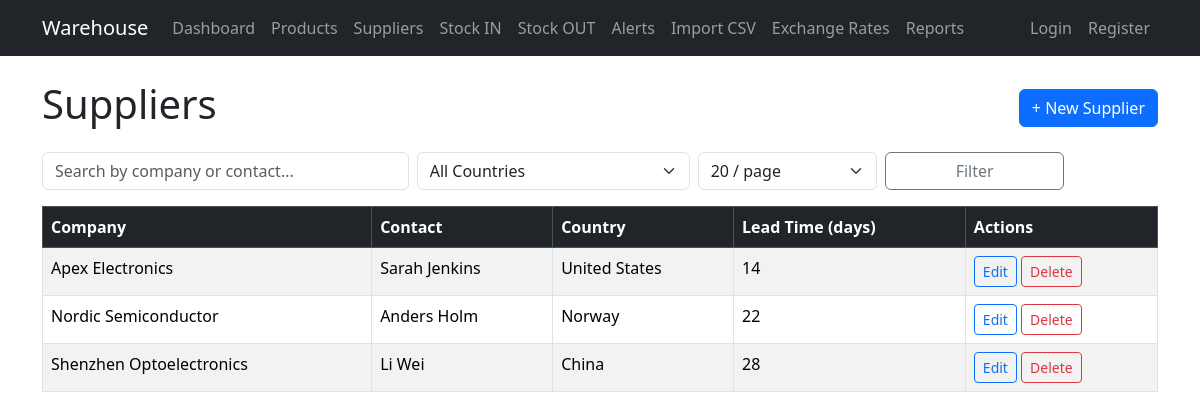
The app's page /suppliers with its own data.
### app/models.py (models this page shows)
class Supplier(db.Model):
    __tablename__ = 'suppliers'
    id = db.Column(db.Integer, primary_key=True)
    company = db.Column(db.String(128), nullable=False)
    contact = db.Column(db.String(128), nullable=True)
    country = db.Column(db.String(64), nullable=True)
    lead_time = db.Column(db.Integer, nullable=True)
    movements = db.relationship('StockMovement', back_populates='supplier', lazy='dynamic')
    def to_dict(self):
        return {
            'id': self.id,
            'company': self.company,
            'contact': self.contact,
            'country': self.country,
            'lead_time': self.lead_time,
        }

### app/main/routes.py (the view)
@bp.route('/suppliers')
def supplier_list():
    page = request.args.get('page', 1, type=int)
    per_page = request.args.get('per_page', 20, type=int)
    search = request.args.get('search', '')
    country = request.args.get('country', '')
    result = SupplierService.get_all(page=page, per_page=per_page,
                                     country=country or None,
                                     search=search or None)
    countries = db.session.query(Supplier.country).distinct().filter(Supplier.country.isnot(None)).all()
    countries = [c[0] for c in countries]
    return render_template('main/suppliers.html', data=result,
                           search=search, country=country,
                           countries=countries)

### app/services/supplier_service.py (called while the page is built, shortened)
    @staticmethod
    def get_all(page=1, per_page=20, country=None, search=None):
        query = Supplier.query
        if country:
            query = query.filter_by(country=country)
        query = query.order_by(Supplier.company)
        return paginate_query(query, page, per_page)

### app/utils.py (called while the page is built)
def paginate_query(query, page, per_page, min_per_page=10, max_per_page=100):
    per_page = max(min_per_page, min(per_page, max_per_page))
    pagination = query.paginate(page=page, per_page=per_page, error_out=False)
    return {
        'results': [item.to_dict() for item in pagination.items],
        'total': pagination.total,
        'pages': pagination.pages,
        'current_page': pagination.page,
        'per_page': per_page,
        'has_next': pagination.has_next,
        'has_prev': pagination.has_prev,
    }

### app/templates/main/suppliers.html (shortened to what this page needs)
{% extends "base.html" %}
{% block content %}
<div class="d-flex justify-content-between align-items-center mb-3">
    <h1>Suppliers</h1>
    <a href="{{ url_for('main.supplier_create') }}" class="btn btn-primary">+ New Supplier</a>
</div>
<form class="row g-2 mb-3" method="GET">
    <div class="col-md-4">
        <input type="text" name="search" class="form-control" placeholder="Search by company or contact..." value="{{ search }}">
    </div>
    <div class="col-md-3">
        <select name="country" class="form-select">
            <option value="">All Countries</option>
        </select>
    </div>
    <div class="col-md-2">
        <select name="per_page" class="form-select" onchange="this.form.submit()">
            <option value="20" {% if data.per_page == 20 %}selected{% endif %}>20 / page</option>
        </select>
    </div>
    <div class="col-md-2">
        <button type="submit" class="btn btn-outline-secondary w-100">Filter</button>
    </div>
</form>
<div class="table-responsive">
    <table class="table table-striped table-bordered table-hover">
        <thead class="table-dark">
            <tr>
                <th>Company</th>
                <th>Contact</th>
                <th>Country</th>
                <th>Lead Time (days)</th>
                <th>Actions</th>
            </tr>
        </thead>
        <tbody>
            {% for s in data.results %}
            <tr>
                <td>{{ s.company }}</td>
                <td>{{ s.contact or '-' }}</td>
                <td>{{ s.country or '-' }}</td>
                <td>{{ s.lead_time if s.lead_time is not none else '-' }}</td>
                <td>
                    <a href="{{ url_for('main.supplier_edit', supplier_id=s.id) }}" class="btn btn-sm btn-outline-primary">Edit</a>
                    <form method="POST" action="{{ url_for('main.supplier_delete', supplier_id=s.id) }}" class="d-inline" onsubmit="return confirm('Delete this supplier?')">
                        <button type="submit" class="btn btn-sm btn-outline-danger">Delete</button>
                    </form>
                </td>
            </tr>
            {% endfor %}
        </tbody>
    </table>
</div>
{% endblock %}

### app/templates/base.html (shortened to what this page needs)
<!DOCTYPE html>
<html lang="en">
<head>
    <link href="https://cdn.jsdelivr.net/npm/bootstrap@5.3.3/dist/css/bootstrap.min.css" rel="stylesheet">
</head>
<body>
    <nav class="navbar navbar-expand-lg navbar-dark bg-dark mb-4">
        <div class="container">
            <a class="navbar-brand" href="{{ url_for('main.index') }}">Warehouse</a>
            <div class="collapse navbar-collapse" id="navbarNav">
                <ul class="navbar-nav me-auto">
                    <li class="nav-item">
                        <a class="nav-link" href="{{ url_for('main.dashboard') }}">Dashboard</a>
                    </li>
                    <li class="nav-item">
                        <a class="nav-link" href="{{ url_for('main.product_list') }}">Products</a>
                    </li>
                    <li class="nav-item">
                        <a class="nav-link" href="{{ url_for('main.supplier_list') }}">Suppliers</a>
                    </li>
                    <li class="nav-item">
                        <a class="nav-link" href="{{ url_for('main.stock_in') }}">Stock IN</a>
                    </li>
                    <li class="nav-item">
                        <a class="nav-link" href="{{ url_for('main.stock_out') }}">Stock OUT</a>
                    </li>
                    <li class="nav-item">
                        <a class="nav-link" href="{{ url_for('main.alerts') }}">
                            Alerts
                        </a>
                    </li>
                    <li class="nav-item">
                        <a class="nav-link" href="{{ url_for('main.import_csv') }}">Import CSV</a>
                    </li>
                    <li class="nav-item">
                        <a class="nav-link" href="{{ url_for('main.exchange_rates') }}">Exchange Rates</a>
                    </li>
                    <li class="nav-item">
                        <a class="nav-link" href="{{ url_for('main.reports') }}">Reports</a>
                    </li>
                </ul>
                <ul class="navbar-nav">
                    {% if session.get('user_id') %}
                    <li class="nav-item">
                        <a class="nav-link" href="{{ url_for('auth.profile') }}">Profile</a>
                    </li>
                    <li class="nav-item">
                        <a class="nav-link" href="{{ url_for('auth.logout') }}">Logout</a>
                    </li>
                    {% else %}
                    <li class="nav-item">
                        <a class="nav-link" href="{{ url_for('auth.login') }}">Login</a>
                    </li>
                    <li class="nav-item">
                        <a class="nav-link" href="{{ url_for('auth.register') }}">Register</a>
                    </li>
                    {% endif %}
                </ul>
            </div>
        </div>
    </nav>
    <div class="container">
        {% block content %}{% endblock %}
    </div>
</body>
</html>

### records on screen
Supplier: company "Apex Electronics", contact "Sarah Jenkins", country "United States", lead_time "14"
Supplier: company "Nordic Semiconductor", contact "Anders Holm", country "Norway", lead_time "22"
Supplier: company "Shenzhen Optoelectronics", contact "Li Wei", country "China", lead_time "28"
